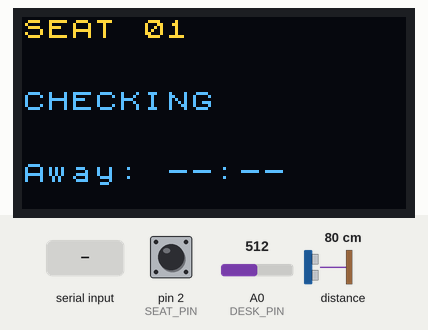
This sketch was run on a simulated Arduino Uno, built with avr-gcc and run on an emulated ATmega328P. On the bench: 128×64 one-colour display. The inputs (shaded band) are chosen by the test bench; at power-on: A0 (DESK_PIN) = 512, distance to the obstacle 80 cm, pin 2 (SEAT_PIN) HIGH. The OLED is the two-colour kind (top 16 rows yellow); what the sketch prints to the serial monitor is not drawn.

Above: at 1.3 s.
1.4 s: A0 (DESK_PIN) set to 313
At 3.77 s:
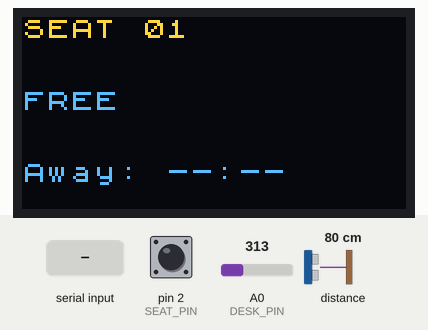
4.6 s: A0 (DESK_PIN) set to 289
7.8 s: distance to the obstacle set to 2 cm
At 8.53 s:
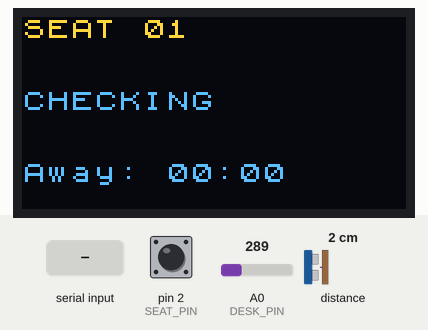
9.9 s: pin 2 (SEAT_PIN) pulled LOW for 3.2 s
At 13.04 s:
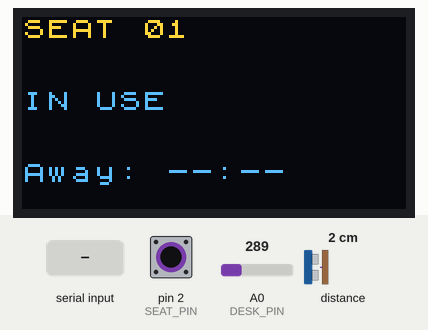
14.8 s: distance to the obstacle set to 18 cm
At 17.91 s:
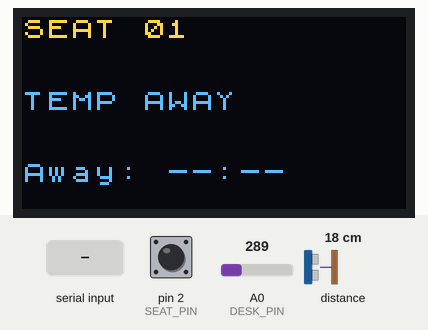

Measured:
- what the display in image 1 shows lasts 0.4 s, from 3.6 s to 4.0 s

The sketch:

SeatMonitorOLED_V2_3_JSONL.ino
```cpp
// SeatMonitorOLED: OLED extension of the supplied diagnostic sketch.
// V2.2: A timeout latches an admin-only lock, even if sensors later report IN_USE.
// Distances are UNCALIBRATED; 10-second alert remains a demo setting.
// 第二行：超時後顯示「超时待确认」，直到收到 JSON Lines 管理員釋放指令。
// 假設門檻演示版：使用真實傳感器讀值，但距離範圍未經校準。
#include <Wire.h>
#include <Adafruit_VL53L0X.h>
#include <U8x8lib.h>
#include <EEPROM.h>
#include <avr/pgmspace.h>

// OLED: SSD1306 128x64; shares SDA=A4 and SCL=A5 with VL53L0X.
// Text mode avoids a 1024-byte full-screen framebuffer on UNO R3.
U8X8_SSD1306_128X64_NONAME_HW_I2C oled(U8X8_PIN_NONE);
bool oledReady = false;
unsigned long lastScreen = 0;
bool screenShown = false;

// 5 个 16x16 中文字模：「超时待确认」。
// 采用 U8x8 的 8x8 tile 格式，放在 PROGMEM 以节省 UNO SRAM。
const uint8_t LOCK_TEXT_TILES[5][32] PROGMEM = {
  { // 超
    0x00, 0x00, 0xA4, 0xA4, 0xFF, 0xFF, 0x24, 0x24,
    0xB2, 0x9E, 0x8E, 0x92, 0x9E, 0x9E, 0x00, 0x00,
    0x00, 0x00, 0x3F, 0x0E, 0x1F, 0x1F, 0x31, 0x31,
    0x37, 0x37, 0x34, 0x34, 0x37, 0x37, 0x00, 0x00
  },
  { // 时
    0x00, 0x00, 0xFE, 0x46, 0x46, 0xFE, 0xFE, 0x58,
    0xD8, 0x98, 0x18, 0xFF, 0xFF, 0x18, 0x18, 0x00,
    0x00, 0x00, 0x0F, 0x04, 0x04, 0x07, 0x07, 0x00,
    0x00, 0x33, 0x31, 0x3F, 0x1F, 0x00, 0x00, 0x00
  },
  { // 待
    0x00, 0x80, 0xCC, 0xE6, 0xFB, 0x19, 0xB6, 0xB6,
    0xB6, 0xBF, 0xBF, 0xF6, 0xF6, 0xB6, 0x30, 0x00,
    0x00, 0x00, 0x01, 0x3F, 0x3F, 0x00, 0x01, 0x07,
    0x0D, 0x11, 0x31, 0x3F, 0x1F, 0x01, 0x00, 0x00
  },
  { // 确
    0x00, 0x00, 0xC6, 0xFE, 0x4E, 0xC6, 0xD6, 0xF8,
    0xFE, 0x93, 0xFA, 0x9E, 0x96, 0xF0, 0x00, 0x00,
    0x00, 0x01, 0x03, 0x1F, 0x08, 0x0F, 0x1F, 0x3F,
    0x07, 0x02, 0x03, 0x32, 0x32, 0x3F, 0x00, 0x00
  },
  { // 认
    0x00, 0x00, 0x30, 0x33, 0xF6, 0x04, 0x00, 0x00,
    0x00, 0xFF, 0xFF, 0x80, 0x00, 0x00, 0x00, 0x00,
    0x00, 0x00, 0x00, 0x18, 0x1F, 0x0C, 0x16, 0x38,
    0x1E, 0x07, 0x01, 0x0F, 0x1C, 0x38, 0x10, 0x00
  },
};


// 沿用你們已測通的接法：椅墊 D2/GND、托盤訊號 A0、測距 I2C。
// 先不改線、不接 LED。保留原始測試程式的副本。
const uint8_t SEAT_PIN = 2;
const uint8_t DESK_PIN = A0;
const int DESK_ON = 300;    // 沿用原程式，仍須核對安裝後實測
const int DESK_OFF = 500;

// 使用者設定的距離門檻；仍須在實際安裝位置驗證。
const bool ENABLE_DEMO_RULES = true;
const uint16_t PRESENT_MIN_MM = 1;    // 正的有效讀數，排除0及INVALID
const uint16_t PRESENT_MAX_MM = 139;  // 小於140mm：有人
const uint16_t ABSENT_MIN_MM = 140;   // 大於或等於140mm：無人

// 以下為待實測的工程設定，不是圖書館政策。
const unsigned long SAMPLE_MS = 300UL;
const unsigned long STABLE_MS = 2000UL;
const unsigned long FREE_CONFIRM_MS = 3000UL;
const unsigned long MAX_GAP_MS = 2000UL;
const unsigned long AWAY_LIMIT_MS = 10000UL; // 加速演示：10 秒

// 可選的普通三色 LED（不是文字顯示屏）。目前保持 false，不會操作這些腳位。
// 只有確認 LED/限流電阻與接線表後才啟用；D4/D5/D6 是預留方案。
const bool USE_LEDS = false;
const uint8_t GREEN_PIN = 4;
const uint8_t YELLOW_PIN = 5;
const uint8_t RED_PIN = 6;

Adafruit_VL53L0X distanceSensor;
bool sensorReady = false;
bool deskKnown = false;
bool deskPressed = false;

enum State { UNKNOWN, IN_USE, AWAY, FREE };  // 只描述物理状态，不承担管理员锁定
State state = UNKNOWN;
State candidate = UNKNOWN;
unsigned long candidateSince = 0;
unsigned long awaySince = 0;
bool awayRunning = false;
// 独立于物理状态的锁存告警，普通传感器变化绝不能自动清除。
const int EEPROM_LOCK_ADDR = 0;
const int EEPROM_REARM_ADDR = 1;
const int EEPROM_AWAY_ADDR = 2; // 4-byte unsigned long, 2..5
const uint8_t EEPROM_LOCK_MARKER = 0xA5;
const uint8_t EEPROM_NEEDS_REARM = 0xD3;
bool alertLocked = false;
bool alertArmed = true;  // 管理员刚释放旧事件后，等待一个新的稳定 IN_USE/FREE 周期
bool newAlert = false;
unsigned long lockedAwayMs = 0;  // 超时快照；重启后仍可显示
// Serial Protocol v1.0: JSON Lines (one UTF-8/ASCII JSON object per line).
// Only I/O encoding is changed; sensing, lock, timers, EEPROM and OLED are unchanged.
const char RELEASE_JSON[] = "{\"v\":1,\"type\":\"command\",\"action\":\"RELEASE\",\"id\":\"A01\"}";
char commandBuffer[80] = {};
uint8_t commandLength = 0;
bool commandDiscarding = false;
unsigned long telemetrySeq = 0;
unsigned long lastSample = 0;
bool haveSample = false;

bool rulesEnabled() {
  return ENABLE_DEMO_RULES && PRESENT_MIN_MM > 0 &&
         PRESENT_MAX_MM >= PRESENT_MIN_MM && ABSENT_MIN_MM > PRESENT_MAX_MM;
}

void clearEvidence() {
  state = UNKNOWN;
  candidate = UNKNOWN;
  awayRunning = false;
  // 不在这里修改 alertLocked / alertArmed / lockedAwayMs。
  // 候选状态变化或传感器异常只清除普通检测证据。
}

// 純判斷部分：valid=false 時立即中斷連續證據，不將未知時間算入。
void updateState(unsigned long now, bool valid, bool seat,
                 bool distancePresent, bool distanceAbsent, bool tray) {
  newAlert = false;
  if (!valid || (!distancePresent && !distanceAbsent) ||
      seat != distancePresent) {
    clearEvidence();
    return;
  }
  State next = seat ? IN_USE : (tray ? AWAY : FREE);
  if (next != candidate) {
    clearEvidence();
    candidate = next;
    candidateSince = now;
  }
  unsigned long stableFor = next == FREE ? FREE_CONFIRM_MS : STABLE_MS;
  if ((unsigned long)(now - candidateSince) < stableFor) {
    state = UNKNOWN;
    return;
  }
  state = next;
  if (next == AWAY) {
    if (!awayRunning) {
      awayRunning = true;
      awaySince = now;
    }
    unsigned long awayMs = (unsigned long)(now - awaySince);
    if (alertLocked && awayMs > lockedAwayMs) lockedAwayMs = awayMs;
    if (!alertLocked && alertArmed && awayMs >= AWAY_LIMIT_MS) {
      // 仅在第一次超时触发锁定，不因传感器改变而自动解锁。
      lockedAwayMs = awayMs;
      EEPROM.put(EEPROM_AWAY_ADDR, lockedAwayMs);
      EEPROM.update(EEPROM_REARM_ADDR, EEPROM_NEEDS_REARM);
      EEPROM.update(EEPROM_LOCK_ADDR, EEPROM_LOCK_MARKER); // 最后写入有效锁定标志
      alertArmed = false;
      alertLocked = true;
      newAlert = true;
    }
  } else if (!alertLocked && !alertArmed && (next == IN_USE || next == FREE)) {
    // 管理员释放旧事件后，只有新一轮稳定使用/空闲才重新启用超时。
    alertArmed = true;
    EEPROM.update(EEPROM_REARM_ADDR, 0x00);
  }
}

unsigned long displayAwayMs(unsigned long now) {
  if (alertLocked) {
    if (awayRunning && state == AWAY) {
      unsigned long measured = (unsigned long)(now - awaySince);
      return measured > lockedAwayMs ? measured : lockedAwayMs;
    }
    return lockedAwayMs;
  }
  return awayRunning && state == AWAY ? (unsigned long)(now - awaySince) : 0UL;
}

// Outbound serial messages must ALL be one valid JSON object per line.
void printJsonBool(bool value) {
  Serial.print(value ? F("true") : F("false"));
}

void printJsonPhysicalState() {
  switch (state) {
    case IN_USE: Serial.print(F("IN_USE")); break;
    case AWAY:   Serial.print(F("AWAY")); break;
    case FREE:   Serial.print(F("FREE")); break;
    default:     Serial.print(F("UNKNOWN")); break;
  }
}

void printJsonReason(bool distanceValid, bool distancePresent,
                     bool distanceAbsent, bool seat) {
  if (alertLocked) Serial.print(F("WAIT_ADMIN"));
  else if (!rulesEnabled()) Serial.print(F("CONFIG_INVALID"));
  else if (!deskKnown) Serial.print(F("TRAY_UNKNOWN"));
  else if (!sensorReady) Serial.print(F("DISTANCE_INIT_FAILED"));
  else if (!distanceValid) Serial.print(F("DISTANCE_INVALID"));
  else if (!distancePresent && !distanceAbsent) Serial.print(F("DISTANCE_UNCERTAIN"));
  else if (seat != distancePresent) Serial.print(F("SENSOR_CONFLICT"));
  else if (state == UNKNOWN) Serial.print(F("STABILIZING"));
  else Serial.print(F("NORMAL"));
}

void emitBoot() {
  Serial.print(F("{\"v\":1,\"type\":\"boot\",\"id\":\"A01\",\"locked\":"));
  printJsonBool(alertLocked);
  Serial.print(F(",\"armed\":"));
  printJsonBool(alertArmed);
  Serial.print(F(",\"away_ms\":"));
  Serial.print(alertLocked ? lockedAwayMs : 0UL);
  Serial.println('}');
}

void emitError(const __FlashStringHelper *code) {
  Serial.print(F("{\"v\":1,\"type\":\"error\",\"id\":\"A01\",\"code\":\""));
  Serial.print(code);
  Serial.println(F("\"}"));
}

void emitReleaseAck(const __FlashStringHelper *result) {
  Serial.print(F("{\"v\":1,\"type\":\"ack\",\"id\":\"A01\",\"action\":\"RELEASE\",\"result\":\""));
  Serial.print(result);
  Serial.print(F("\",\"locked\":"));
  printJsonBool(alertLocked);
  Serial.println('}');
}

// Only encoding of the admin command changes. The previous release behavior is preserved.
void releaseSeatByAdmin() {
  if (!alertLocked) {
    emitReleaseAck(F("NO_ACTIVE_LOCK"));
    return;
  }
  EEPROM.update(EEPROM_REARM_ADDR, EEPROM_NEEDS_REARM);
  EEPROM.update(EEPROM_LOCK_ADDR, 0x00);
  alertLocked = false;
  alertArmed = false;
  lockedAwayMs = 0;
  clearEvidence();
  screenShown = false;
  emitReleaseAck(F("RELEASED"));
}

// Fixed canonical command format keeps UNO memory usage low (no extra JSON library).
// A line with other whitespace, order or fields is rejected with BAD_COMMAND.
// A too-long line is discarded in full until newline, never executed in pieces.
void pollAdminCommands() {
  while (Serial.available() > 0) {
    char c = (char)Serial.read();
    if (c == '\r') continue;
    if (c == '\n') {
      if (commandDiscarding) {
        commandDiscarding = false;
      } else if (commandLength != 0) {
        commandBuffer[commandLength] = '\0';
        if (strcmp(commandBuffer, RELEASE_JSON) == 0) releaseSeatByAdmin();
        else emitError(F("BAD_COMMAND"));
      }
      commandLength = 0;
    } else if (commandDiscarding) {
      // Discard characters until the terminating newline.
    } else if (commandLength < sizeof(commandBuffer) - 1) {
      commandBuffer[commandLength++] = c;
    } else {
      commandLength = 0;
      commandDiscarding = true;
      emitError(F("COMMAND_TOO_LONG"));
    }
  }
}

void showLeds(unsigned long now) {
  if (!USE_LEDS) return;
  bool blinkOn = (now / 500UL) % 2 == 0;
  if (alertLocked) {
    digitalWrite(GREEN_PIN, LOW);
    digitalWrite(YELLOW_PIN, LOW);
    digitalWrite(RED_PIN, blinkOn ? HIGH : LOW);
    return;
  }
  digitalWrite(GREEN_PIN, state == FREE ? HIGH : LOW);
  digitalWrite(YELLOW_PIN, (state == AWAY || (state == UNKNOWN && blinkOn)) ? HIGH : LOW);
  digitalWrite(RED_PIN, state == IN_USE ? HIGH : LOW);
}


// Locate OLED before initializing the ToF sensor. Addresses are 7-bit here.
bool i2cFound(uint8_t address) {
  Wire.beginTransmission(address);
  return Wire.endTransmission() == 0;
}

void setupOled() {
  Wire.begin();
  uint8_t address = 0;
  if (i2cFound(0x3C)) address = 0x3C;
  else if (i2cFound(0x3D)) address = 0x3D;
  if (address == 0) {
    emitError(F("OLED_NOT_FOUND"));
    return;
  }
  oled.setI2CAddress(address << 1);
  oled.setBusClock(100000UL);
  oled.begin();
  oled.setPowerSave(0);
  oled.setFont(u8x8_font_chroma48medium8_r);
  oled.clearDisplay();
  oled.drawString(0, 0, "SEAT 01");
  oled.drawString(0, 3, "Starting...");
  oledReady = true; // Address acknowledged; visible output still needs checking.
}

void screenLine(uint8_t row) {
  oled.drawString(0, row, "                ");
  oled.setCursor(0, row);
}

// 用五个自定义 16x16 中文字模显示「超时待确认」。
// 第二行占用 tile 行 3、4；普通状态需清除这两行避免残影。
void drawTimeoutChinese() {
  uint8_t tileRow[16];
  for (uint8_t glyph = 0; glyph < 5; ++glyph) {
    memcpy_P(tileRow, &LOCK_TEXT_TILES[glyph][0], 16);
    oled.drawTile((uint8_t)(3 + glyph * 2), 3, 2, tileRow);
    memcpy_P(tileRow, &LOCK_TEXT_TILES[glyph][16], 16);
    oled.drawTile((uint8_t)(3 + glyph * 2), 4, 2, tileRow);
  }
}

// Three visible lines; locked state displays 16x16 Chinese glyphs; diagnostics stay on Serial.
// Display uses English labels with the existing small-memory text font.
void showOled(unsigned long now, bool seat, int deskValue,
              bool valid, uint16_t mm) {
  if (!oledReady) return;
  if (screenShown && (unsigned long)(now - lastScreen) < 500UL) return;
  if (!screenShown) oled.clearDisplay();
  screenShown = true;
  lastScreen = now;

  screenLine(0);
  oled.print(F("SEAT 01"));

  screenLine(3);
  screenLine(4);
  if (alertLocked) {
    drawTimeoutChinese();
  } else {
    oled.setCursor(0, 3);
    switch (state) {
      case IN_USE: oled.print(F("IN USE")); break;
      case AWAY:   oled.print(F("TEMP AWAY")); break;
      case FREE:   oled.print(F("FREE")); break;
      default:     oled.print(F("CHECKING")); break;
    }
  }

  screenLine(6);
  if (alertLocked || (awayRunning && state == AWAY)) {
    unsigned long seconds = displayAwayMs(now) / 1000UL;
    oled.print(F("Away: "));
    if (seconds / 60UL < 10UL) oled.print('0');
    oled.print(seconds / 60UL);
    oled.print(':');
    if (seconds % 60UL < 10UL) oled.print('0');
    oled.print(seconds % 60UL);
  } else {
    oled.print(F("Away: --:--"));
  }
}

void setup() {
  Serial.begin(9600);  // Retained from V2.2 by request.
  alertLocked = EEPROM.read(EEPROM_LOCK_ADDR) == EEPROM_LOCK_MARKER;
  alertArmed = !alertLocked && EEPROM.read(EEPROM_REARM_ADDR) != EEPROM_NEEDS_REARM;
  if (alertLocked) EEPROM.get(EEPROM_AWAY_ADDR, lockedAwayMs);
  emitBoot();
  pinMode(SEAT_PIN, INPUT_PULLUP);
  if (USE_LEDS) {
    pinMode(GREEN_PIN, OUTPUT);
    pinMode(YELLOW_PIN, OUTPUT);
    pinMode(RED_PIN, OUTPUT);
    showLeds(0);
  }
  setupOled();
  sensorReady = distanceSensor.begin();
  if (sensorReady) {
    sensorReady = distanceSensor.configSensor(
      Adafruit_VL53L0X::VL53L0X_SENSE_HIGH_ACCURACY);
  }
  if (!sensorReady) emitError(F("DISTANCE_INIT_FAILED"));
  if (!rulesEnabled()) emitError(F("CONFIG_INVALID"));
}

void loop() {
  unsigned long now = millis();
  pollAdminCommands();
  showLeds(now);
  if (haveSample && (unsigned long)(now - lastSample) < SAMPLE_MS) return;

  bool seat = digitalRead(SEAT_PIN) == LOW;
  int deskValue = analogRead(DESK_PIN);
  if (deskValue < DESK_ON) {
    deskPressed = true;
    deskKnown = true;
  } else if (deskValue > DESK_OFF) {
    deskPressed = false;
    deskKnown = true;
  }
  // 開機落在300~500之間時仍未知；之後在這區間維持上一個有效判斷。

  VL53L0X_RangingMeasurementData_t measurement = {};
  int error = -1;
  if (sensorReady) error = distanceSensor.rangingTest(&measurement, false);
  bool distanceValid = sensorReady && error == 0 &&
                       measurement.RangeStatus == 0 && measurement.RangeMilliMeter > 0;
  uint16_t mm = measurement.RangeMilliMeter;
  bool distancePresent = distanceValid && mm >= PRESENT_MIN_MM && mm <= PRESENT_MAX_MM;
  bool distanceAbsent = distanceValid && mm >= ABSENT_MIN_MM;

  // 使用完成讀取後的時間；過長的讀取間隔會清除先前連續證據。
  now = millis();
  unsigned long gapMs = haveSample ? (unsigned long)(now - lastSample) : 0UL;
  bool gapReset = haveSample && gapMs > MAX_GAP_MS;
  if (gapReset) clearEvidence();
  haveSample = true;
  lastSample = now;
  updateState(now, rulesEnabled() && deskKnown && distanceValid,
              seat, distancePresent, distanceAbsent, deskPressed);
  showLeds(now);
  showOled(now, seat, deskValue, distanceValid, mm);

  // A single JSON object on each line, including telemetry, boot, ACK and errors.
  // Compact flat schema avoids heap allocations and expensive dynamic Strings on UNO.
  Serial.print(F("{\"v\":1,\"type\":\"telemetry\",\"id\":\"A01\",\"seq\":"));
  Serial.print(telemetrySeq++);
  Serial.print(F(",\"ms\":")); Serial.print(now);
  Serial.print(F(",\"seat\":")); printJsonBool(seat);
  Serial.print(F(",\"tray_raw\":")); Serial.print(deskValue);
  Serial.print(F(",\"tray\":"));
  if (deskKnown) printJsonBool(deskPressed); else Serial.print(F("null"));
  Serial.print(F(",\"distance_mm\":"));
  if (distanceValid) Serial.print(mm); else Serial.print(F("null"));
  Serial.print(F(",\"distance_valid\":")); printJsonBool(distanceValid);
  Serial.print(F(",\"physical\":\"")); printJsonPhysicalState();
  Serial.print(F("\",\"state\":\""));
  if (alertLocked) Serial.print(F("LOCKED")); else printJsonPhysicalState();
  Serial.print(F("\",\"locked\":")); printJsonBool(alertLocked);
  Serial.print(F(",\"armed\":")); printJsonBool(alertArmed);
  Serial.print(F(",\"away_ms\":")); Serial.print(displayAwayMs(now));
  Serial.print(F(",\"reason\":\""));
  printJsonReason(distanceValid, distancePresent, distanceAbsent, seat);
  Serial.print(F("\",\"new_alert\":")); printJsonBool(newAlert);
  Serial.println('}');
}
```
